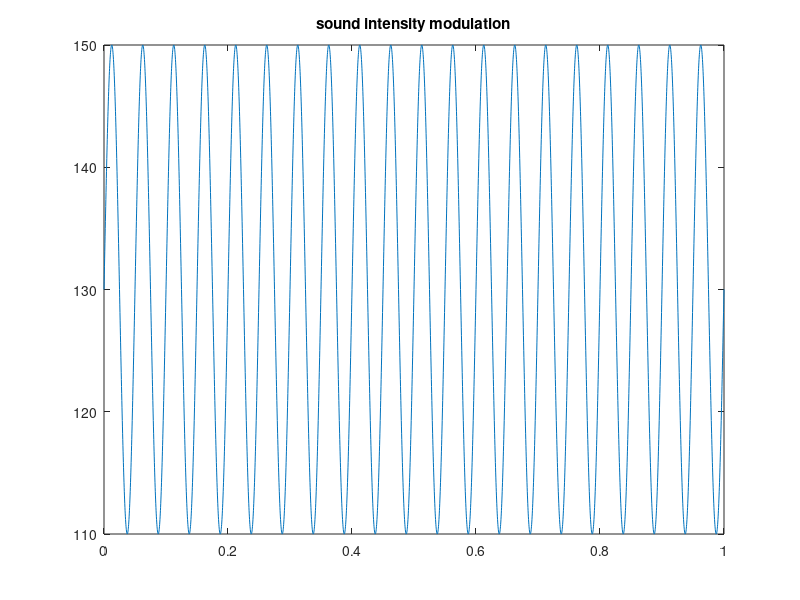
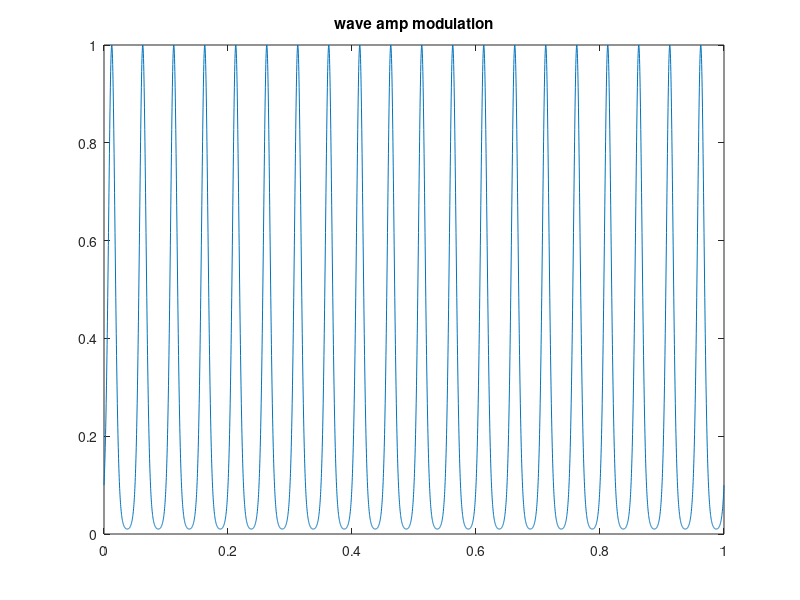
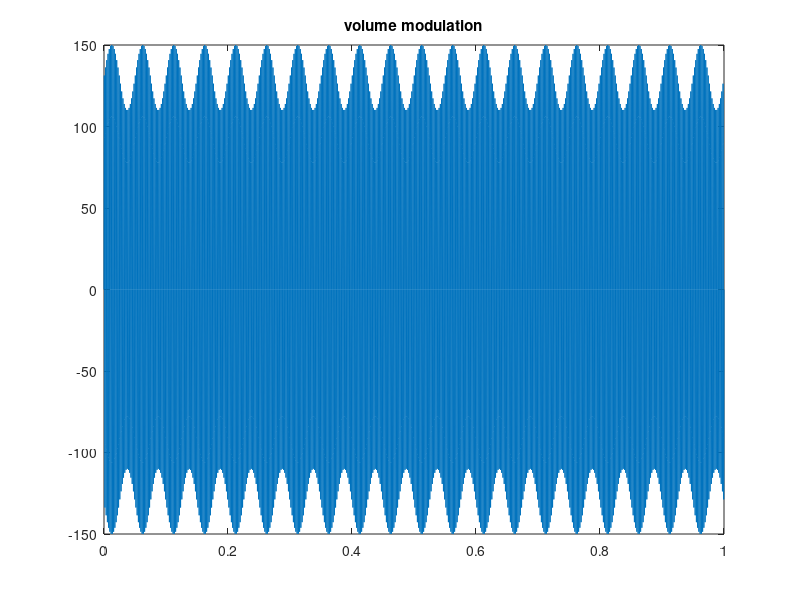
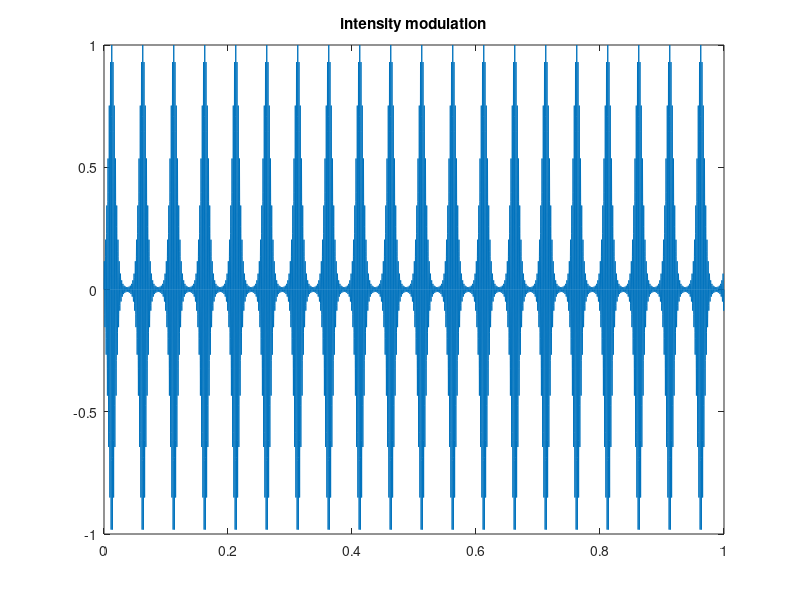

These charts were generated, in order, by the following MATLAB code:
function test_SAM_VOL_TO_DB

clear;
clc;
%mag2db() function can be used to change amp balue into DB value, converted
%by equaltion  ydb = 20 log10(y).

%%
A0=1;
L0=150;
Lp=20;
modu_freq=20;
sig_freq=500;
fs=4000;
time=0:1/fs:1;

%%
L=Lp*sin(2*pi*modu_freq*time)-Lp;
L_modu=L+L0;
sig_wave=A0*sin(2*pi*sig_freq*time);

Amp_modu=A0./(power(10,((L0-L_modu)/20)));

modu_wave_vol=L_modu.*sig_wave;
modu_wave_DB=Amp_modu.*sig_wave;

%%
figure;
plot(time,L_modu);
title('sound intensity modulation');

%%
figure;
plot(time,Amp_modu);
title('wave amp modulation');

%%
figure;
plot(time,modu_wave_vol);
title('volume modulation');

%%
figure;
plot(time,modu_wave_DB);
title('intensity modulation');

% %%
% clear;
% clc;
% 
% %%
% A0=1;
% Am=0.5;
% L0=150;
% Lp=40;
% modu_freq=5;
% sig_freq=500;
% fs=4000;
% time=0:1/fs:1;
% 
% %%
% sig_wave=A0*sin(2*pi*sig_freq*time);
% modu_amp=Am*sin(2*pi*modu_freq*time)-Am;
% 
% modu_wave=modu_amp.*sig_wave+Am;
% 
% figure;
% plot(time,modu_wave);
% title('Amp modulation of signal wave');
% 
